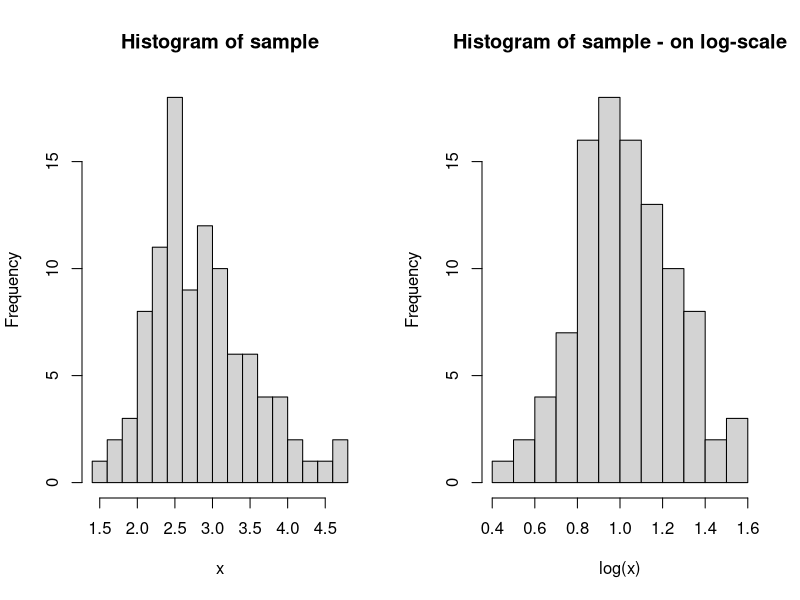

This chart was generated by the following R code:
## ---- chunk 1
knitr::opts_chunk$set(echo = TRUE)
## ---- chunk 2
set.seed(123)
par(mfrow= c(1,2))

x <- rlnorm(100, meanlog = 1, sdlog = .25)

hist(x, breaks = 15, main = "Histogram of sample")
hist(log(x), breaks = 15, main = "Histogram of sample - on log-scale")

